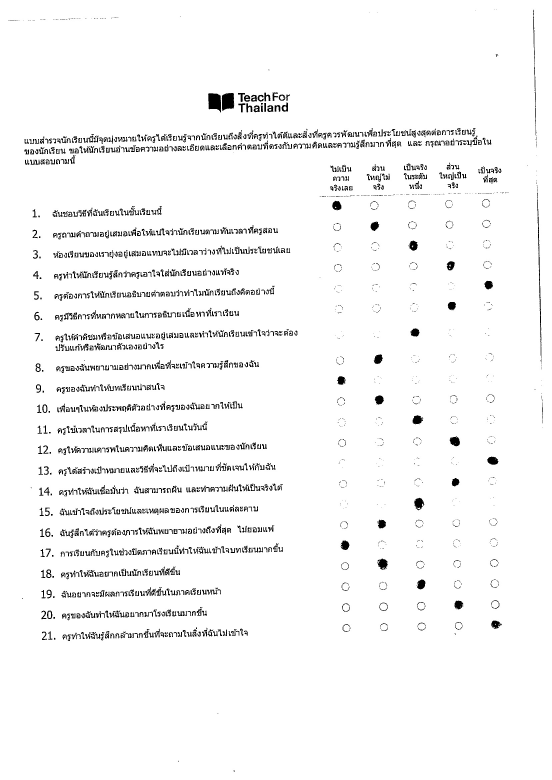
//> input picture Data/form.jpg, 1654 x 2340 px (shown at 1/3 size)
$ ./PollReader ../Data/form.jpg ../Data/form.jpg out.png   (built with g++ and OpenCV 4, older OpenCV classes emulated)
//> lines starting //> are read from the running program, lines starting //| are printed output that depends on the picture; after the words box and inside, x2 and y2 are one past the last pixel; in counts of white or black regions, pixels touching at a corner belong together
//> further down, src is the input picture: 2340 rows x 1654 cols, CV_8UC3; min 0, max 255, mean 245.8
/**
* @function goodFeaturesToTrack_Demo.cpp
* @brief Demo code for detecting corners using Shi-Tomasi method
* @author OpenCV team
*/

#include <opencv2/highgui/highgui.hpp>
#include <opencv2/imgproc/imgproc.hpp>
#include <opencv2/features2d.hpp>
#include <opencv2/photo/photo.hpp>
#include <iostream>
#include <fstream>
#include <stdio.h>
#include <stdlib.h>

using namespace cv;
using namespace std;

/// Global variables
bool interactive = true;
char* sourcePath;
char* templatePath;
char* resultPath;
Mat src, gray, bw, rotated, cropped, eroded, result;
int iThreshold = 150;
const char* main_window = "Image";
std::vector<cv::KeyPoint> keypoints;
std::vector<float> area;
std::vector<int> choices;
std::vector<int> questions;
std::vector<int> scores;

/// Function header
void show(Mat& img);
void score();
void loadTemplate();
void report();

bool sortLine(cv::Vec4f a, cv::Vec4f b)
{
	float lengthSqrA = (a[2] - a[0])*(a[2] - a[0]) + (a[3] - a[1])*(a[3] - a[1]);
	float lengthSqrB = (b[2] - b[0])*(b[2] - b[0]) + (b[3] - b[1])*(b[3] - b[1]);
	return lengthSqrA > lengthSqrB;
}

int execute()
{
	cvtColor(src, gray, COLOR_BGR2GRAY);
	show(src);

	/// Detect Skew angle
	cv::threshold(gray, bw, iThreshold, 255.0, THRESH_BINARY_INV);
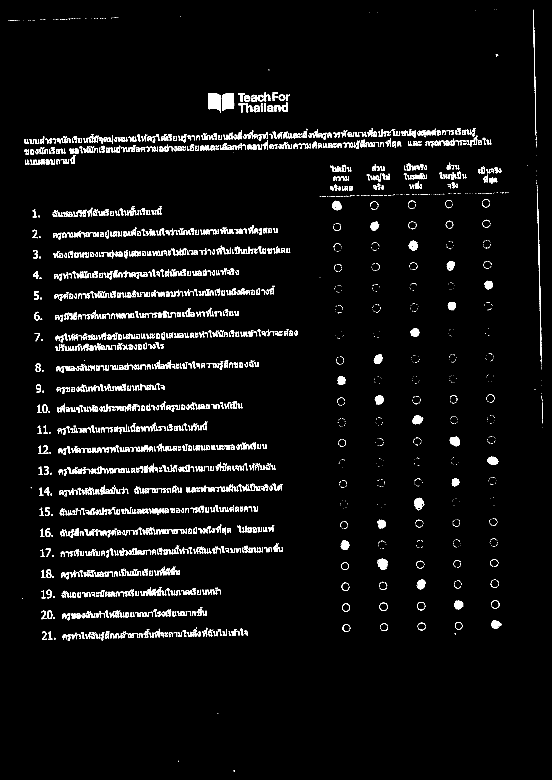
//> bw: 2340 rows x 1654 cols, CV_8UC1 (shown at 1/3 size); 3.6% white; 2315 white regions (858 under 20 px), largest, box (x1, y1, x2, y2) and area: (624, 280, 663, 338) 1746, (665, 279, 703, 333) 1649, (1611, 577, 1624, 1074) 1203
	std::vector<cv::Vec4i> lines, longLines;
	cv::HoughLinesP(bw, lines, 1, CV_PI / 180, iThreshold, src.cols / 2, 30);
//> lines = 21 lines (x1, y1, x2, y2), first 8: [74, 417, 1423, 394], [78, 458, 1203, 438], [76, 448, 1471, 424], [78, 455, 1473, 431], [74, 427, 1156, 408], [387, 410, 1419, 392], [74, 426, 1422, 402], [74, 424, 1423, 401]
	if (lines.empty())
	{
		return 0;
	}
	double angle = 0.0;
	unsigned nb_lines = lines.size();
//> nb_lines = 21
	std::sort(lines.begin(), lines.end(), sortLine);
//> in sortLine, `float lengthSqrA = (a[2] - a[0])*(a[2] - a[0]) + (a[3] - a[1])*(a[3] -..`: lengthSqrA = 1266025
//> in sortLine, `float lengthSqrB = (b[2] - b[0])*(b[2] - b[0]) + (b[3] - b[1])*(b[3] -..`: lengthSqrB = 1957777
//> lines = 21 items, first 8: [73, 451, 1472, 427], [74, 454, 1472, 429], [74, 450, 1472, 426], [76, 448, 1471, 424], [78, 455, 1473, 431], [78, 456, 1473, 432], [73, 418, 1423, 395], [74, 421, 1423, 397]
	int usedLines = nb_lines;
//> usedLines = 21
	for (unsigned i = 0; i < nb_lines; ++i)
	{
		cv::Vec4f line = lines[i];
		if (i < 40 && line[1] < 550)
		{
			longLines.push_back(line);
		}
		cv::Scalar color = cv::Scalar(255, 0, 0);
		cv::line(src, cv::Point(line[0], line[1]), cv::Point(line[2], line[3]), color);
		double a = atan2((double)line[3] - line[1], (double)line[2] - line[0]);
		if (a < 1.0 && a > -1) {
			angle += a;
		}
		else {
			usedLines--;
		}
	}
//> this loop made 21 passes
//> (line, a, angle) on passes 1 to 12: ([73, 451, 1472, 427], -0.0172, -0.0172), ([74, 454, 1472, 429], -0.0179, -0.035), ([74, 450, 1472, 426], -0.0172, -0.0522), ([76, 448, 1471, 424], -0.0172, -0.0694), ([78, 455, 1473, 431], -0.0172, -0.0866), ([78, 456, 1473, 432], -0.0172, -0.104), ([73, 418, 1423, 395], -0.017, -0.121), ([74, 421, 1423, 397], -0.0178, -0.139), ([74, 422, 1423, 398], -0.0178, -0.156), ([74, 423, 1423, 399], -0.0178, -0.174), ([74, 417, 1423, 394], -0.017, -0.191), ([74, 424, 1423, 401], -0.017, -0.208)
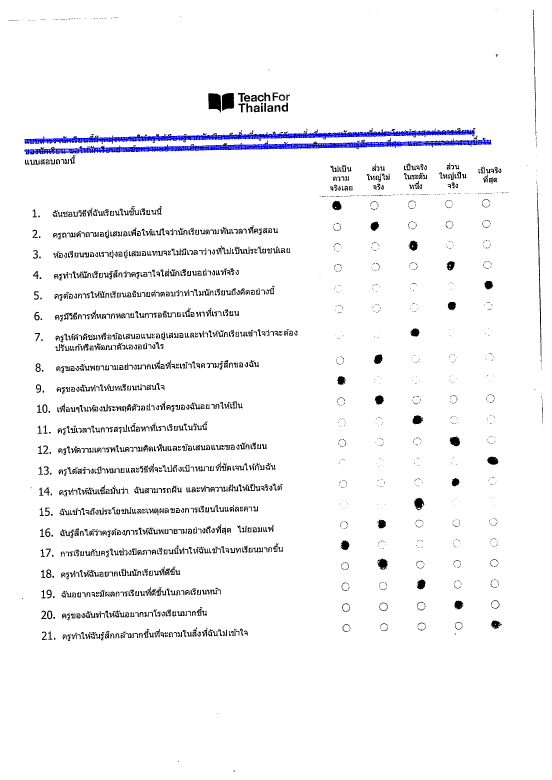
//> src: 2340 rows x 1654 cols, CV_8UC3 (shown at 1/3 size); 0.69% of pixels changed, all inside (x1, y1, x2, y2) = (73, 392, 1474, 460)
//> after the loop, angle = -0.366; usedLines = 21

	if (longLines.empty())
	{
		return 1;
	}
	angle /= usedLines; // mean angle, in radians.
//> angle = -0.0174
	std::sort(longLines.begin(), longLines.end(), [](cv::Vec4f a, cv::Vec4f b)->bool {return a[1] < b[1]; });
//> longLines = 21 items, first 8: [387, 410, 1419, 392], [74, 417, 1423, 394], [73, 418, 1423, 395], [74, 419, 1423, 396], [74, 421, 1423, 397], [74, 422, 1423, 398], [74, 423, 1423, 399], [74, 424, 1423, 401]
	cv::Vec4f theLine = longLines[longLines.size() / 2];
//> theLine = [617, 436, 1472, 421]
	if (theLine[1] > 1000)
	{
		return 1;
	}
	cv::Scalar color = cv::Scalar(0, 0, 255);
	cv::line(src, cv::Point(theLine[0], theLine[1]), cv::Point(theLine[2], theLine[3]), color, 5);
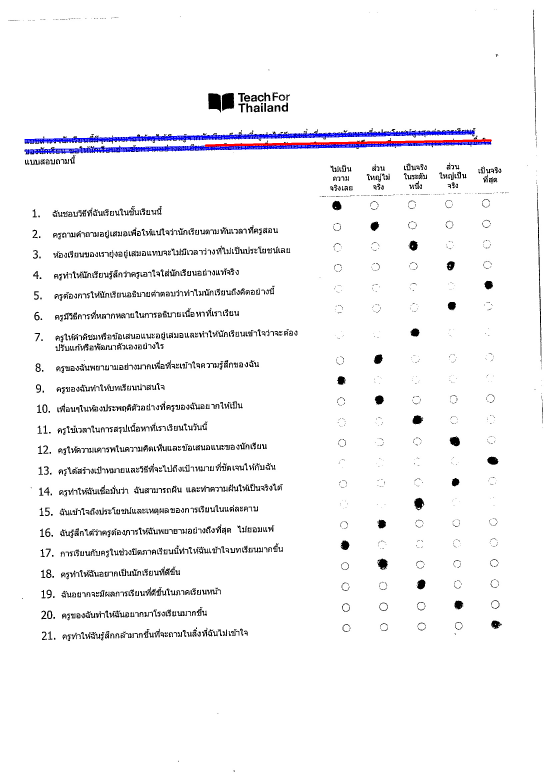
//> src: 2340 rows x 1654 cols, CV_8UC3 (shown at 1/3 size); 0.16% of pixels changed, all inside (x1, y1, x2, y2) = (614, 418, 1476, 440)
	show(src);

	/// Deskew
	Mat rM = cv::getRotationMatrix2D(cv::Point2f(0, 0), angle / CV_PI*180.0, 1.0);
//> rM = [[1, -0.0174, 0], [0.0174, 1, 0]]
	Mat rotated;
	cv::warpAffine(bw, rotated, rM, cv::Size(src.cols, src.rows));
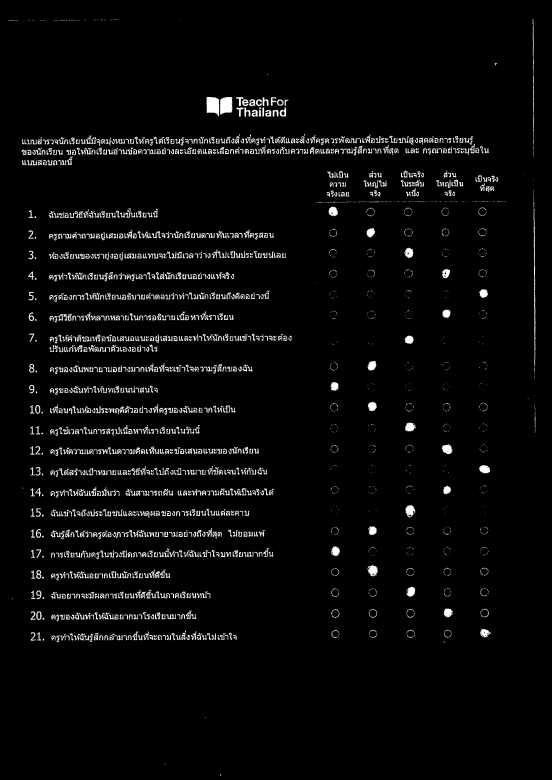
//> rotated: 2340 rows x 1654 cols, CV_8UC1 (shown at 1/3 size); min 0, max 255, mean 9.1
	cv::warpAffine(gray, gray, rM, cv::Size(src.cols, src.rows));
	show(rotated);

	/// Calculate Cropping Area
	vector<Vec3f> circles, choiceCircles;
	GaussianBlur(gray, gray, Size(9, 9), 2, 2);
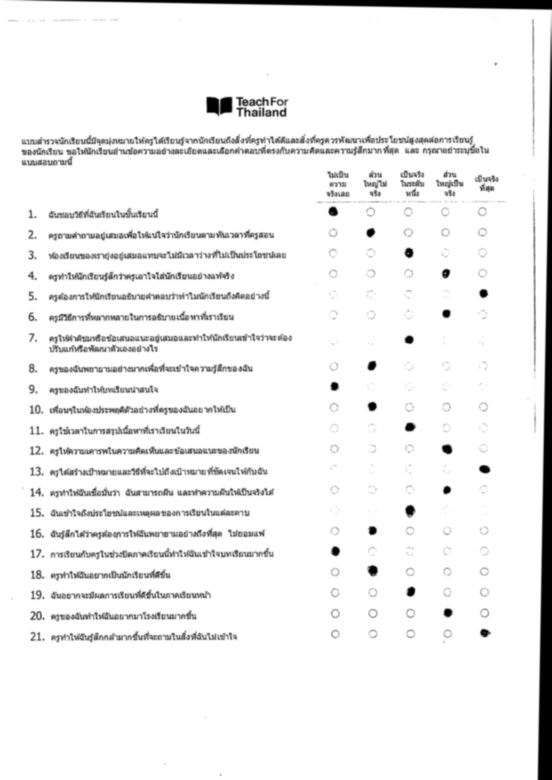
//> gray: 2340 rows x 1654 cols, CV_8UC1 (shown at 1/3 size); min 0, max 255, mean 241.2
	show(gray);
	HoughCircles(gray, circles, CV_HOUGH_GRADIENT, 1, 10, 100, 40, 10, 20);
//> circles = 1 circle (x, y, radius): [1118.5, 1840.5, 13.8]
	if (circles.empty())
		return 0;
	for (size_t i = 0; i < circles.size(); i++)
	{
		if (circles[i][1] > theLine[1] + 150)
		{
			choiceCircles.push_back(circles[i]);
		}
	}
//> this loop made 1 pass
	std::sort(choiceCircles.begin(), choiceCircles.end(), [](cv::Vec3f a, cv::Vec3f b)->int {return a[0] < b[0]; });
	float minX = choiceCircles[0][0] - 30;
//> minX = 1088.5
	float maxX = choiceCircles[choiceCircles.size() - 1][0] + 20;
//> maxX = 1138.5
	float currentX = 0.0f;
	float prevX = minX;
//> prevX = 1088.5
	choices.clear();
	for (size_t i = 0; i < choiceCircles.size(); i++)
	{
		cv::Vec3f c = choiceCircles[i];
		float x = c[0];
		if (x > currentX + 10)
		{
			prevX = x + x - prevX;
			choices.push_back(prevX - minX);
		}
		currentX = x;
	}
//> this loop made 1 pass
//> (c, x, prevX, currentX) on pass 1: ([1118.5, 1840.5, 13.8], 1118.5, 1148.5, 1118.5)
//> after the loop, prevX = 1148.5

	std::sort(choiceCircles.begin(), choiceCircles.end(), [](cv::Vec3f a, cv::Vec3f b)->int {return a[1] < b[1]; });
	float minY = choiceCircles[0][1] - 20;
//> minY = 1820.5
	float maxY = choiceCircles[choiceCircles.size() - 1][1] + 20;
//> maxY = 1860.5
	float currentY = 0.0f;
	float prevY = minY;
//> prevY = 1820.5
	questions.clear();
	for (size_t i = 0; i < choiceCircles.size(); i++)
	{
		cv::Vec3f c = choiceCircles[i];
		float y = c[1];
		if (y > currentY + 10)
		{
			prevY = y + y - prevY;
			questions.push_back(prevY - minY);
		}
		currentY = y;
	}
//> this loop made 1 pass
//> (c, y, prevY, currentY) on pass 1: ([1118.5, 1840.5, 13.8], 1840.5, 1860.5, 1840.5)
//> after the loop, prevY = 1860.5

	/// Crop
	if (minX < 500)
	{
		return 1;
	}
	cv::Rect rect(minX, minY, maxX - minX, maxY - minY);
//> rect = Rect(1088, 1820, 50, 40)
	cropped = rotated(rect);
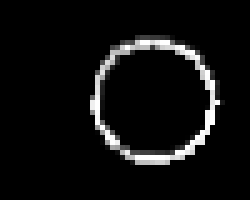
//> cropped: 40 rows x 50 cols, CV_8UC1 (shown 5 times larger); min 0, max 255, mean 15
	show(cropped);

	/// Erode
	int dilate_size = 1;
	int erode_size = 5;
	Mat element = getStructuringElement(cv::MORPH_RECT,
		Size(2 * dilate_size + 1, 2 * dilate_size + 1),
		Point(-1, -1));
	cv::dilate(cropped, eroded, element);
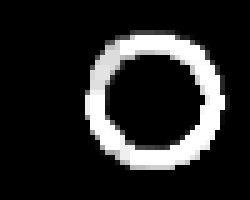
//> eroded: 40 rows x 50 cols, CV_8UC1 (shown 5 times larger); min 0, max 255, mean 38.7
	element = getStructuringElement(cv::MORPH_ELLIPSE,
		Size(2 * erode_size + 1, 2 * erode_size + 1),
		Point(-1, -1));
	show(eroded);
	cv::erode(eroded, eroded, element);
//> eroded: 40 rows x 50 cols, CV_8UC1; 19.7% of pixels changed, all inside (x1, y1, x2, y2) = (17, 6, 46, 34)
	show(eroded);

	/// Blobs Detect
	cv::SimpleBlobDetector::Params params;
	params.minDistBetweenBlobs = 50.0f;
	params.filterByInertia = false;
	params.filterByConvexity = false;
	params.filterByCircularity = false;
	params.filterByColor = false;
	params.filterByArea = true;
	params.minConvexity = 0.1;
	params.minArea = 50;
	params.maxArea = 800;
	//params.minCircularity = 0.5;
	//params.minThreshold = 120.0;
//> (the run ends here: the program needs code that is not available in this run, at `cv::Ptr<cv::SimpleBlobDetector> blobDetector = new cv::SimpleBlobDetec..`)
